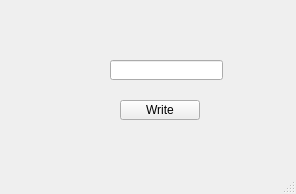
<?xml version="1.0" encoding="UTF-8"?>
<ui version="4.0">
 <class>MainWindow</class>
 <widget class="QMainWindow" name="MainWindow">
  <property name="geometry">
   <rect>
    <x>0</x>
    <y>0</y>
    <width>296</width>
    <height>194</height>
   </rect>
  </property>
  <property name="windowTitle">
   <string>Cline</string>
  </property>
  <widget class="QWidget" name="centralwidget">
   <widget class="QPushButton" name="pushButton">
    <property name="geometry">
     <rect>
      <x>120</x>
      <y>100</y>
      <width>80</width>
      <height>20</height>
     </rect>
    </property>
    <property name="text">
     <string>Write</string>
    </property>
   </widget>
   <widget class="QLineEdit" name="strLine">
    <property name="geometry">
     <rect>
      <x>110</x>
      <y>60</y>
      <width>113</width>
      <height>20</height>
     </rect>
    </property>
   </widget>
  </widget>
  <widget class="QMenuBar" name="menubar">
   <property name="geometry">
    <rect>
     <x>0</x>
     <y>0</y>
     <width>296</width>
     <height>22</height>
    </rect>
   </property>
  </widget>
  <widget class="QStatusBar" name="statusbar"/>
 </widget>
 <resources/>
 <connections/>
</ui>
